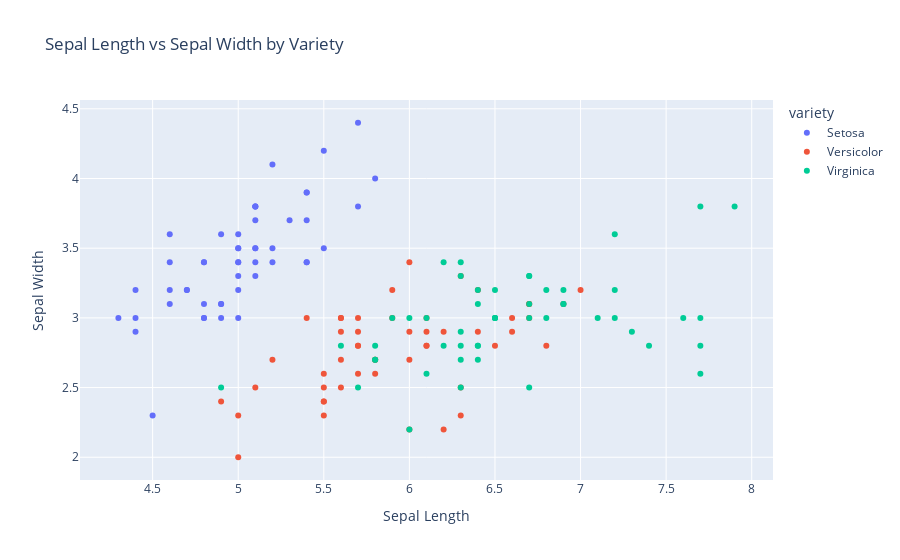

The code cell stored with this chart in its notebook:
### Code cell
import plotly.express as px

fig = px.scatter(
    df,
    x="sepal.length",
    y="sepal.width",
    color="variety",
    title="Sepal Length vs Sepal Width by Variety",
    labels={"sepal.length": "Sepal Length", "sepal.width": "Sepal Width"},
)
fig.show()

### Figure 1 — Plotly figure (JSON) as saved in the notebook; plotly's stock layout.template omitted (floating-point values rounded to 4 significant figures)
{"data": [{"hovertemplate": "variety=Setosa<br>Sepal Length=%{x}<br>Sepal Width=%{y}<extra></extra>", "legendgroup": "Setosa", "marker": {"color": "#636efa", "symbol": "circle"}, "mode": "markers", "name": "Setosa", "orientation": "v", "showlegend": true, "type": "scatter", "x": [5.1, 4.9, 4.7, 4.6, 5.0, 5.4, 4.6, 5.0, 4.4, 4.9, 5.4, 4.8, 4.8, 4.3, 5.8, 5.7, 5.4, 5.1, 5.7, 5.1, 5.4, 5.1, 4.6, 5.1, 4.8, 5.0, 5.0, 5.2, 5.2, 4.7, 4.8, 5.4, 5.2, 5.5, 4.9, 5.0, 5.5, 4.9, 4.4, 5.1, 5.0, 4.5, 4.4, 5.0, 5.1, 4.8, 5.1, 4.6, 5.3, 5.0], "xaxis": "x", "y": [3.5, 3.0, 3.2, 3.1, 3.6, 3.9, 3.4, 3.4, 2.9, 3.1, 3.7, 3.4, 3.0, 3.0, 4.0, 4.4, 3.9, 3.5, 3.8, 3.8, 3.4, 3.7, 3.6, 3.3, 3.4, 3.0, 3.4, 3.5, 3.4, 3.2, 3.1, 3.4, 4.1, 4.2, 3.1, 3.2, 3.5, 3.6, 3.0, 3.4, 3.5, 2.3, 3.2, 3.5, 3.8, 3.0, 3.8, 3.2, 3.7, 3.3], "yaxis": "y"}, {"hovertemplate": "variety=Versicolor<br>Sepal Length=%{x}<br>Sepal Width=%{y}<extra></extra>", "legendgroup": "Versicolor", "marker": {"color": "#EF553B", "symbol": "circle"}, "mode": "markers", "name": "Versicolor", "orientation": "v", "showlegend": true, "type": "scatter", "x": [7.0, 6.4, 6.9, 5.5, 6.5, 5.7, 6.3, 4.9, 6.6, 5.2, 5.0, 5.9, 6.0, 6.1, 5.6, 6.7, 5.6, 5.8, 6.2, 5.6, 5.9, 6.1, 6.3, 6.1, 6.4, 6.6, 6.8, 6.7, 6.0, 5.7, 5.5, 5.5, 5.8, 6.0, 5.4, 6.0, 6.7, 6.3, 5.6, 5.5, 5.5, 6.1, 5.8, 5.0, 5.6, 5.7, 5.7, 6.2, 5.1, 5.7], "xaxis": "x", "y": [3.2, 3.2, 3.1, 2.3, 2.8, 2.8, 3.3, 2.4, 2.9, 2.7, 2.0, 3.0, 2.2, 2.9, 2.9, 3.1, 3.0, 2.7, 2.2, 2.5, 3.2, 2.8, 2.5, 2.8, 2.9, 3.0, 2.8, 3.0, 2.9, 2.6, 2.4, 2.4, 2.7, 2.7, 3.0, 3.4, 3.1, 2.3, 3.0, 2.5, 2.6, 3.0, 2.6, 2.3, 2.7, 3.0, 2.9, 2.9, 2.5, 2.8], "yaxis": "y"}, {"hovertemplate": "variety=Virginica<br>Sepal Length=%{x}<br>Sepal Width=%{y}<extra></extra>", "legendgroup": "Virginica", "marker": {"color": "#00cc96", "symbol": "circle"}, "mode": "markers", "name": "Virginica", "orientation": "v", "showlegend": true, "type": "scatter", "x": [6.3, 5.8, 7.1, 6.3, 6.5, 7.6, 4.9, 7.3, 6.7, 7.2, 6.5, 6.4, 6.8, 5.7, 5.8, 6.4, 6.5, 7.7, 7.7, 6.0, 6.9, 5.6, 7.7, 6.3, 6.7, 7.2, 6.2, 6.1, 6.4, 7.2, 7.4, 7.9, 6.4, 6.3, 6.1, 7.7, 6.3, 6.4, 6.0, 6.9, 6.7, 6.9, 5.8, 6.8, 6.7, 6.7, 6.3, 6.5, 6.2, 5.9], "xaxis": "x", "y": [3.3, 2.7, 3.0, 2.9, 3.0, 3.0, 2.5, 2.9, 2.5, 3.6, 3.2, 2.7, 3.0, 2.5, 2.8, 3.2, 3.0, 3.8, 2.6, 2.2, 3.2, 2.8, 2.8, 2.7, 3.3, 3.2, 2.8, 3.0, 2.8, 3.0, 2.8, 3.8, 2.8, 2.8, 2.6, 3.0, 3.4, 3.1, 3.0, 3.1, 3.1, 3.1, 2.7, 3.2, 3.3, 3.0, 2.5, 3.0, 3.4, 3.0], "yaxis": "y"}], "layout": {"legend": {"title": {"text": "variety"}, "tracegroupgap": 0}, "title": {"text": "Sepal Length vs Sepal Width by Variety"}, "xaxis": {"anchor": "y", "domain": [0, 1], "title": {"text": "Sepal Length"}}, "yaxis": {"anchor": "x", "domain": [0, 1], "title": {"text": "Sepal Width"}}}}
